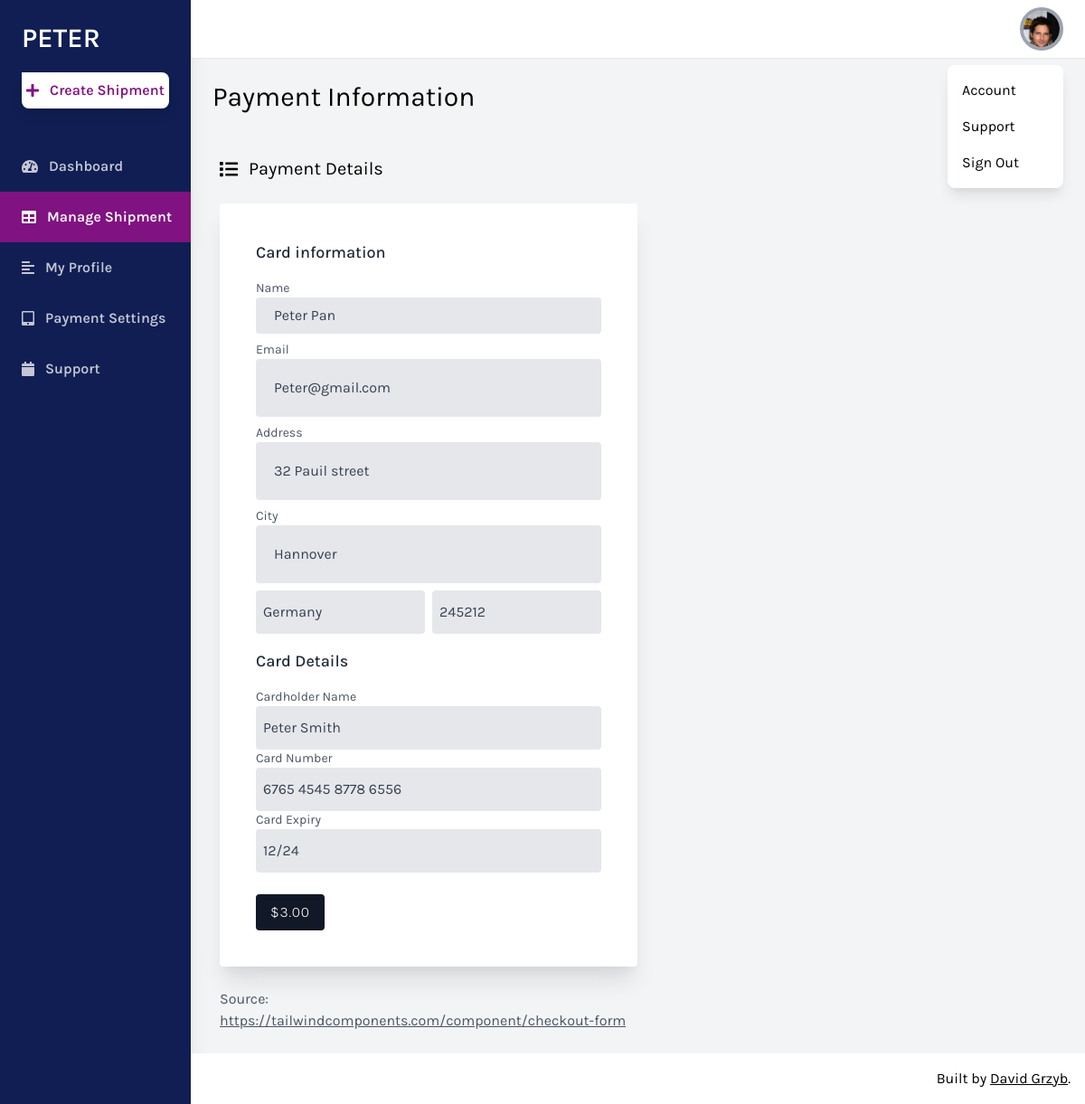
Screenshot of /payment_settings/ (signed in) with the database file from the repository.
### globalwis/models.py (models this page shows, shortened)
class Contact(models.Model):
    user = models.ForeignKey(User, on_delete=models.CASCADE, default=False)
    name = models.CharField(max_length=100)
    image = models.ImageField(null=True, blank=True)
    company = models.CharField(max_length=100, blank=True, default=False)
    country = models.CharField(max_length=200, blank=True, default=False)
    address = models.CharField(max_length=200)
    address2 = models.CharField(max_length=200, blank=True, default=False)
    address3 = models.CharField(max_length=200, blank=True, default=False)
    zip_code = models.IntegerField(blank=True, null=True)
    city = models.CharField(max_length=100)
    state = models.CharField(max_length=100)
    email = models.EmailField()
    phone_type = models.CharField(max_length=100)
    phone_country_code = models.CharField(max_length=10)
    phone_number = models.CharField(max_length=20)

class Payment(models.Model):
    cardholder_name = models.CharField(max_length=100)
    card_number = models.CharField(max_length=100)
    card_expiry_month = models.IntegerField()
    card_expiry_year = models.IntegerField()
    card_cvv = models.IntegerField()

### globalwis/views.py (the view)
# urls.py: path('payment_settings/', views.PaymentSettingView.as_view(), name='payment_settings'),
class PaymentSettingView(TemplateView):
    template_name = 'payment_settings.html'
    def get_object(self, queryset=None):
        try:
            return Contact.objects.get(user=self.request.user)
        except Contact.DoesNotExist:
            return Contact(email=self.request.user.email)
    def get_payments(self):
        shipments = Shipment.objects.filter(package__sender=self.request.user)
        payments = Payment.objects.filter(shipment__in=shipments)
        return payments
    def get(self, request, *args, **kwargs):
        self.object = self.get_object()
        if self.object.pk is not None:
            return super().get(request, *args, **kwargs)
        else:
            return redirect(reverse_lazy('user_information'))
    def get_context_data(self, **kwargs):
        context = super().get_context_data(**kwargs)
        context['contact'] = self.object
        context['payments'] = self.get_payments()
        return context

### globalwis/templates/payment_settings.html (shortened to what this page needs)
<!DOCTYPE html>
<html lang="en">
<head>
    <link href="https://cdnjs.cloudflare.com/ajax/libs/tailwindcss/2.2.19/tailwind.min.css" rel="stylesheet">
</head>
<body class="bg-gray-100 font-family-karla flex">
    <aside class="relative bg-sidebar h-screen w-64 hidden sm:block shadow-xl">
        <div class="p-6">
            <a href="{% url 'dashboard' %}" class="text-white text-3xl font-semibold uppercase hover:text-gray-300">{{user.username}}</a>
            <button onclick="window.location.href='{% url 'create_shipment' %}'" class="w-full bg-white cta-btn font-semibold py-2 mt-5 rounded-br-lg rounded-bl-lg rounded-tr-lg shadow-lg hover:shadow-xl hover:bg-gray-300 flex items-center justify-center">
                <i class="fas fa-plus mr-3"></i> Create Shipment
            </button>
        </div>
        <nav class="text-white text-base font-semibold pt-3">
            <a href="{% url 'dashboard' %}" class="flex items-center text-white opacity-75 hover:opacity-100 py-4 pl-6 nav-item">
                <i class="fas fa-tachometer-alt mr-3"></i>
                Dashboard
            </a>
            <a href="{% url 'manage_shipments' %}" class="flex items-center active-nav-link text-white py-4 pl-6 nav-item">
                <i class="fas fa-table mr-3"></i>
                Manage Shipment
            </a>
            <a href="{% url 'user_information' %}" class="flex items-center text-white opacity-75 hover:opacity-100 py-4 pl-6 nav-item">
                <i class="fas fa-align-left mr-3"></i>
                My Profile
            </a>
            <a href="{% url 'payment_settings' %}" class="flex items-center text-white opacity-75 hover:opacity-100 py-4 pl-6 nav-item">
                <i class="fas fa-tablet-alt mr-3"></i>
                Payment Settings
            </a>
            <a href="{% url 'support' %}" class="flex items-center text-white opacity-75 hover:opacity-100 py-4 pl-6 nav-item">
                <i class="fas fa-calendar mr-3"></i>
                Support
            </a>
        </nav>
    </aside>
    <div class="relative w-full flex flex-col h-screen overflow-y-hidden">
        <header class="w-full items-center bg-white py-2 px-6 hidden sm:flex">
            <div x-data="{ isOpen: false }" class="relative w-1/2 flex justify-end">
                <button @click="isOpen = !isOpen" class="realtive z-10 w-12 h-12 rounded-full overflow-hidden border-4 border-gray-400 hover:border-gray-300 focus:border-gray-300 focus:outline-none">
                    <img src="/static/assets/profileimg/{{ contact.image.url }}">
                </button>
                <button x-show="isOpen" @click="isOpen = false" class="h-full w-full fixed inset-0 cursor-default"></button>
                <div x-show="isOpen" class="absolute w-32 bg-white rounded-lg shadow-lg py-2 mt-16">
                    <a href="#" class="block px-4 py-2 account-link hover:text-white">Account</a>
                    <a href="#" class="block px-4 py-2 account-link hover:text-white">Support</a>
                    <a href="#" class="block px-4 py-2 account-link hover:text-white">Sign Out</a>
                </div>
            </div>
        </header>
        <div class="w-full h-screen overflow-x-hidden border-t flex flex-col">
            <main class="w-full flex-grow p-6">
                <h1 class="w-full text-3xl text-black pb-6">Payment Information</h1>
                    <div class="w-full lg:w-1/2 mt-6 pl-0 lg:pl-2">
                        <p class="text-xl pb-6 flex items-center">
                            <i class="fas fa-list mr-3"></i> Payment Details
                        </p>
                        <div class="leading-loose">
                            <form class="p-10 bg-white rounded shadow-xl">
                                <p class="text-lg text-gray-800 font-medium pb-4">Card information</p>
                                <div class="">
                                    <label class="block text-sm text-gray-600" for="name">Name</label>
                                    <input value="{{contact.name}}" class="w-full px-5 py-1 text-gray-700 bg-gray-200 rounded" id="name" name="name" type="text" required="" placeholder="Your Name" aria-label="Name">
                                </div>
                                <div class="mt-2">
                                    <label class="block text-sm text-gray-600" for="email">Email</label>
                                    <input value="{{contact.email}}" class="w-full px-5  py-4 text-gray-700 bg-gray-200 rounded" id="email" name="email" type="text" required="" placeholder="Your Email" aria-label="Email">
                                </div>
                                <div class="mt-2">
                                    <label class="block text-sm text-gray-600" for="email">Address</label>
                                    <input value="{{contact.address}}" class="w-full px-5  py-4 text-gray-700 bg-gray-200 rounded" id="address" name="address" type="text" required="" placeholder="Your Address" aria-label="Address">
                                </div>
                                <div class="mt-2">
                                    <label class="block text-sm text-gray-600" for="city">City</label>
                                    <input value="{{contact.city}}" class="w-full px-5  py-4 text-gray-700 bg-gray-200 rounded" id="city" name="city" type="text" required="" placeholder="City" aria-label="City">
                                </div>
                                <div class="inline-block mt-2 w-1/2 pr-1">
                                    <input value="{{contact.country}}" class="w-full px-2 py-2 text-gray-700 bg-gray-200 rounded" id="country" name="country" type="text" required="" placeholder="Country" aria-label="Country">
                                </div>
                                <div class="inline-block mt-2 -mx-1 pl-1 w-1/2">
                                    <input value="{{contact.zip_code}}" class="w-full px-2 py-2 text-gray-700 bg-gray-200 rounded" id="zip_code"  name="zip_code" type="number" required="" placeholder="Zip" aria-label="Zip Code">
                                </div>
                                <p class="text-lg text-gray-800 font-medium py-4">Card Details</p>
                                {% for payment in payments %}
                                <div class="">
                                    <label class="block text-sm text-gray-600" for="cardholder_name">Cardholder Name</label>
                                    <input value="{{ payment.cardholder_name }}" class="w-full px-2 py-2 text-gray-700 bg-gray-200 rounded" id="cardholder_name" name="cardholder_name" type="text" required="" placeholder="Card Number MM/YY CVC" aria-label="Name">
                                </div>
                                <div class="">
                                    <label class="block text-sm text-gray-600" for="card_number">Card Number</label>
                                    <input value="{{ payment.card_number }}" class="w-full px-2 py-2 text-gray-700 bg-gray-200 rounded" id="card_number" name="card_number" type="text" required="" placeholder="Card Number MM/YY CVC" aria-label="Name">
                                </div>
                                <div class="">
                                    <label class="block text-sm text-gray-600" for="card_expiry">Card Expiry</label>
                                    <input value="{{ payment.card_expiry_month }}/{{ payment.card_expiry_year }}" class="w-full px-2 py-2 text-gray-700 bg-gray-200 rounded" id="card_expiry" name="card_expiry" type="text" required="" placeholder="Card Number MM/YY CVC" aria-label="Name">
                                </div>
                                <div class="mt-6">
                                    <button class="px-4 py-1 text-white font-light tracking-wider bg-gray-900 rounded" type="submit">$3.00</button>
                                </div>
                                {% empty %}
                                <h1>No Cards Added</h1>
                                <div class="mt-6">
                                    <button class="px-4 py-1 text-white font-light tracking-wider bg-gray-900 rounded" type="submit">Add Debit or Credit Cards</button>
                                </div>
                                {% endfor %}
                            </form>
                        </div>
                        <p class="pt-6 text-gray-600">
                            Source: <a class="underline" href="https://tailwindcomponents.com/component/checkout-form">https://tailwindcomponents.com/component/checkout-form</a>
                        </p>
                    </div>
                </div>
            <footer class="w-full bg-white text-right p-4">
                Built by <a target="_blank" href="https://davidgrzyb.com" class="underline">David Grzyb</a>.
            </footer>
        </div>
</body>
</html>

### globalwis/templates/payment_settings.html (style rules this page uses)
.font-family-karla { font-family: karla; }
.bg-sidebar { background: #101e53; }
.cta-btn { color: #811281; }
.active-nav-link { background: #811281; }

### rows the page displays
Contact: image (picture), name "Peter Pan", email "Peter@gmail.com", address "32 Pauil street", city "Hannover", country "Germany", zip_code "245212"
Payment: cardholder_name "Peter Smith", card_number "6765 4545 8778 6556", card_expiry "12/24"

### other values shown
{{ user.username }} "PETER"
